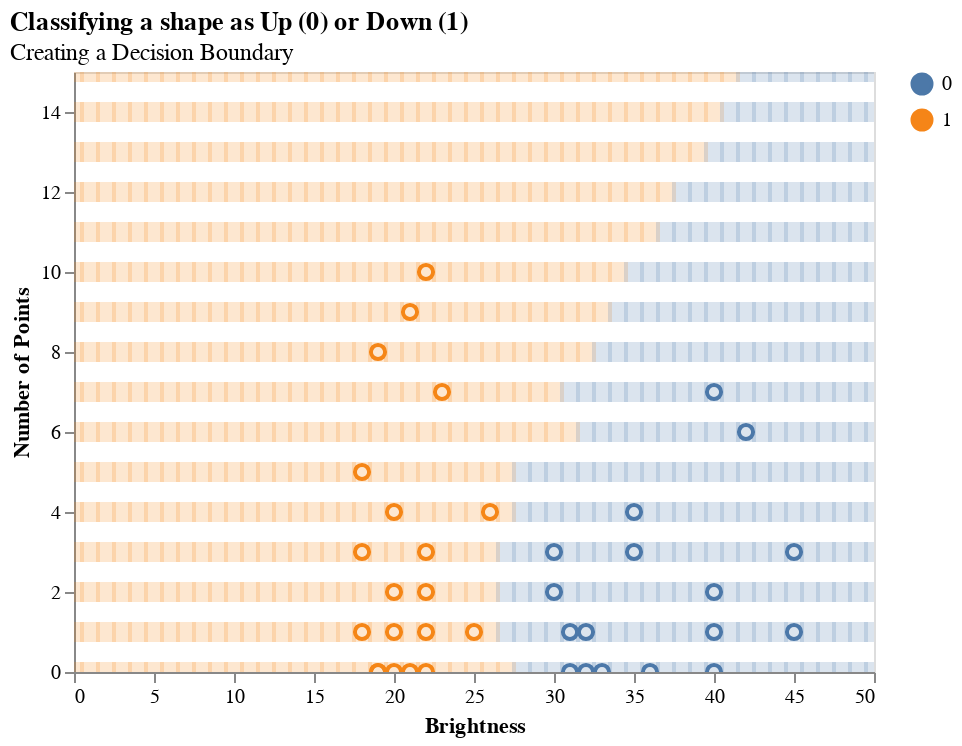

Notebook code for this chart:
### Code cell
plot_title = alt.TitleParams("Classifying a shape as Up (0) or Down (1)", subtitle=["Creating a Decision Boundary"])

bg = (
    alt.Chart(toy[toy["grid"] == "grid"])
    .mark_square(size=100, opacity=0.2, clip=True)
    .encode(
        alt.X(
            "age",
            title='Brightness',
            scale=alt.Scale(
                domain=[0, 50],
            ),
            axis=alt.Axis(grid=False),
        ),
        alt.Y("priors", title='Number of Points',scale=alt.Scale(domain=[0, 15]), axis=alt.Axis(grid=False)),
        alt.Color("recidivate:N",title=''),
    )
)

chart = (
    alt.Chart(toy[toy["grid"] == "training"])
    .mark_point(size=50, opacity=1, clip=True)
    .encode(
        alt.X(
            "age",
            scale=alt.Scale(
                domain=[0, 50],
            ),
            axis=alt.Axis(grid=False)
        ),
        alt.Y("priors", scale=alt.Scale(domain=[0, 15]),axis=alt.Axis(grid=False)),
        alt.Color("recidivate:N"),
    )
).properties(title=plot_title)
chart_bg = (chart+bg).configure_title(anchor="start")
chart_bg

### Figure 1 — Vega-Lite specification as saved in the notebook (floating-point values rounded to 4 significant figures; data arrays with more than 128 entries replaced by an {"elided": "..."} marker saying what was removed)
{"config": {"view": {"continuousWidth": 400, "continuousHeight": 300}, "title": {"anchor": "start"}}, "layer": [{"data": {"name": "data-0d3b70cfd4df9c0cd64d208dafea7bee"}, "mark": {"type": "point", "clip": true, "opacity": 1, "size": 50}, "encoding": {"color": {"field": "recidivate", "type": "nominal"}, "x": {"axis": {"grid": false}, "field": "age", "scale": {"domain": [0, 50]}, "type": "quantitative"}, "y": {"axis": {"grid": false}, "field": "priors", "scale": {"domain": [0, 15]}, "type": "quantitative"}}, "title": {"text": "Classifying a shape as Up (0) or Down (1)", "subtitle": ["Creating a Decision Boundary"]}}, {"data": {"name": "data-aad45e82518bed03644b7ef1cff83036"}, "mark": {"type": "square", "clip": true, "opacity": 0.2, "size": 100}, "encoding": {"color": {"field": "recidivate", "title": "", "type": "nominal"}, "x": {"axis": {"grid": false}, "field": "age", "scale": {"domain": [0, 50]}, "title": "Brightness", "type": "quantitative"}, "y": {"axis": {"grid": false}, "field": "priors", "scale": {"domain": [0, 15]}, "title": "Number of Points", "type": "quantitative"}}}], "$schema": "https://vega.github.io/schema/vega-lite/v4.17.0.json", "datasets": {"data-0d3b70cfd4df9c0cd64d208dafea7bee": [{"age": 19, "priors": 0, "grid": "training", "recidivate": 1.0, "sex": 0.0}, {"age": 20, "priors": 0, "grid": "training", "recidivate": 1.0, "sex": 0.0}, {"age": 21, "priors": 0, "grid": "training", "recidivate": 1.0, "sex": 0.0}, {"age": 22, "priors": 0, "grid": "training", "recidivate": 1.0, "sex": 0.0}, {"age": 22, "priors": 3, "grid": "training", "recidivate": 1.0, "sex": 0.0}, {"age": 18, "priors": 3, "grid": "training", "recidivate": 1.0, "sex": 0.0}, {"age": 18, "priors": 1, "grid": "training", "recidivate": 1.0, "sex": 1.0}, {"age": 19, "priors": 0, "grid": "training", "recidivate": 1.0, "sex": 0.0}, {"age": 20, "priors": 1, "grid": "training", "recidivate": 1.0, "sex": 0.0}, {"age": 20, "priors": 4, "grid": "training", "recidivate": 1.0, "sex": 0.0}, {"age": 20, "priors": 2, "grid": "training", "recidivate": 1.0, "sex": 0.0}, {"age": 22, "priors": 2, "grid": "training", "recidivate": 1.0, "sex": 0.0}, {"age": 25, "priors": 1, "grid": "training", "recidivate": 1.0, "sex": 0.0}, {"age": 22, "priors": 1, "grid": "training", "recidivate": 1.0, "sex": 0.0}, {"age": 18, "priors": 5, "grid": "training", "recidivate": 1.0, "sex": 0.0}, {"age": 19, "priors": 8, "grid": "training", "recidivate": 1.0, "sex": 0.0}, {"age": 21, "priors": 9, "grid": "training", "recidivate": 1.0, "sex": 0.0}, {"age": 23, "priors": 7, "grid": "training", "recidivate": 1.0, "sex": 0.0}, {"age": 22, "priors": 10, "grid": "training", "recidivate": 1.0, "sex": 0.0}, {"age": 26, "priors": 4, "grid": "training", "recidivate": 1.0, "sex": 0.0}, {"age": 30, "priors": 3, "grid": "training", "recidivate": 0.0, "sex": 0.0}, {"age": 30, "priors": 2, "grid": "training", "recidivate": 0.0, "sex": 0.0}, {"age": 45, "priors": 1, "grid": "training", "recidivate": 0.0, "sex": 1.0}, {"age": 45, "priors": 3, "grid": "training", "recidivate": 0.0, "sex": 1.0}, {"age": 40, "priors": 1, "grid": "training", "recidivate": 0.0, "sex": 1.0}, {"age": 40, "priors": 2, "grid": "training", "recidivate": 0.0, "sex": 1.0}, {"age": 36, "priors": 0, "grid": "training", "recidivate": 0.0, "sex": 0.0}, {"age": 32, "priors": 1, "grid": "training", "recidivate": 0.0, "sex": 0.0}, {"age": 40, "priors": 0, "grid": "training", "recidivate": 0.0, "sex": 0.0}, {"age": 31, "priors": 1, "grid": "training", "recidivate": 0.0, "sex": 0.0}, {"age": 35, "priors": 3, "grid": "training", "recidivate": 0.0, "sex": 0.0}, {"age": 31, "priors": 0, "grid": "training", "recidivate": 0.0, "sex": 0.0}, {"age": 32, "priors": 0, "grid": "training", "recidivate": 0.0, "sex": 0.0}, {"age": 33, "priors": 0, "grid": "training", "recidivate": 0.0, "sex": 0.0}, {"age": 40, "priors": 7, "grid": "training", "recidivate": 0.0, "sex": 0.0}, {"age": 42, "priors": 6, "grid": "training", "recidivate": 0.0, "sex": 0.0}, {"age": 35, "priors": 4, "grid": "training", "recidivate": 0.0, "sex": 0.0}], "data-aad45e82518bed03644b7ef1cff83036": {"elided": "4141 records"}}}
